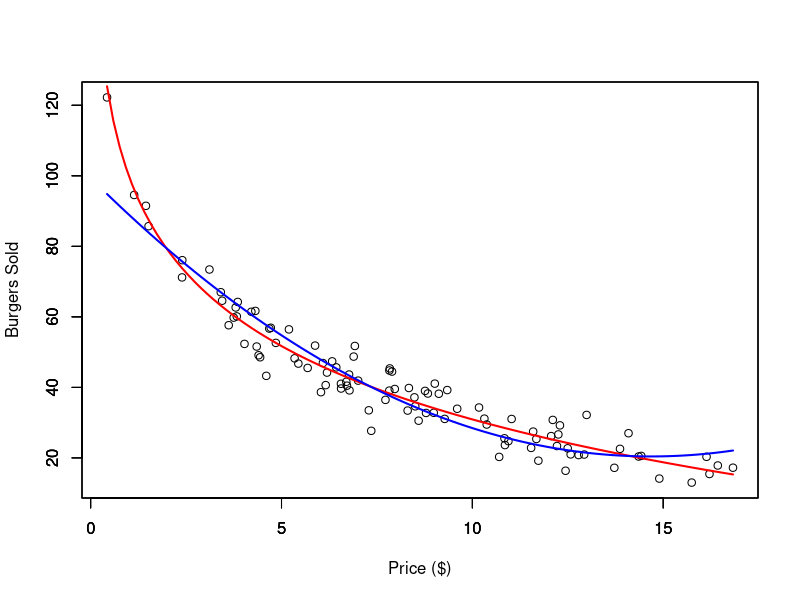
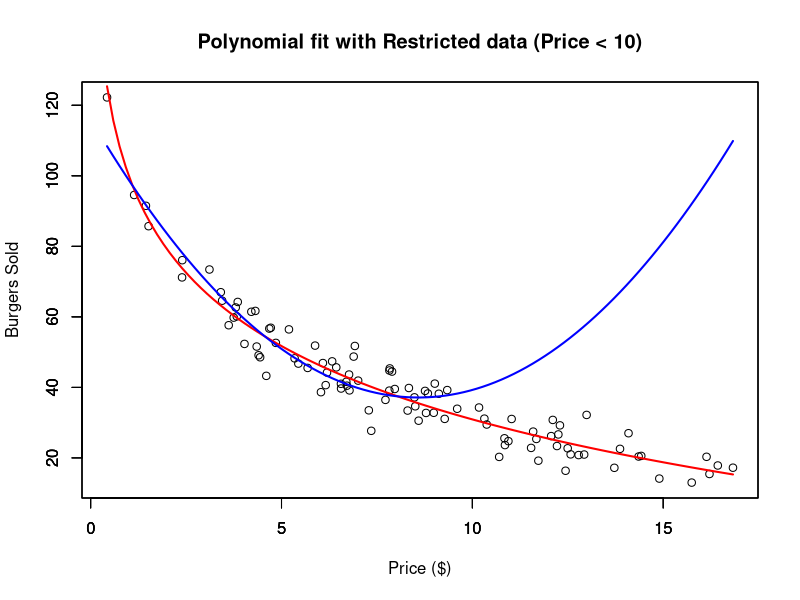

R code for these plots, in order:
## ---- chunk 1
dat <- read.csv("Burger Data.csv")

# Polynomial Regression Fit
outRegPol <- lm(Burgers ~ Price + I(Price^2), data = dat)

# Data Limits
xmin <- min(dat$Price)
xmax <- max(dat$Price)
ymin <- min(dat$Burgers)
ymax <- max(dat$Burgers)

# Scatter plot
plot(x = dat$Price,
     y = dat$Burgers,
     ylim = c(ymin, ymax),
     xlim = c(xmin, xmax),
     xlab = "Price ($)",
     ylab = "Burgers Sold")
par(new = TRUE)
# Plots real non-linear relationship
curve(expr = 100 - 30 * log(x),
      from = xmin,
      to   = xmax,
      ylim = c(ymin, ymax),
      xlim = c(xmin, xmax),
      xlab = "",
      ylab = "",
      col  = 'red',
      lwd  = 2)
par(new = TRUE)
# Plots approximated polynomial relationship
curve(expr = outRegPol$coefficients[1] + outRegPol$coefficients[2] * x + outRegPol$coefficients[3] * x^2,
      from = xmin,
      to   = xmax,
      ylim = c(ymin, ymax),
      xlim = c(xmin, xmax),
      xlab = "",
      ylab = "",
      col  = 'blue',
      lwd  = 2)
## ---- chunk 2
dat <- read.csv("Burger Data.csv")

# Select only Prices bellow 10 dollars
sel <- dat$Price < 10

datRes <- dat[sel, ]

# Polynomial Regression Fit
outRegPolRes <- lm(Burgers ~ Price + I(Price^2), data = datRes)

# Data Limits
xmin <- min(dat$Price)
xmax <- max(dat$Price)
ymin <- min(dat$Burgers)
ymax <- max(dat$Burgers)

# Scatter plot
plot(x = dat$Price,
     y = dat$Burgers,
     ylim = c(ymin, ymax),
     xlim = c(xmin, xmax),
     xlab = "Price ($)",
     ylab = "Burgers Sold",
     main = "Polynomial fit with Restricted data (Price < 10)")
par(new = TRUE)
# Plots real non-linear relationship
curve(expr = 100 - 30 * log(x),
      from = xmin,
      to   = xmax,
      ylim = c(ymin, ymax),
      xlim = c(xmin, xmax),
      xlab = "",
      ylab = "",
      col  = 'red',
      lwd  = 2)
par(new = TRUE)
# Plots approximated polynomial relationship
curve(expr = outRegPolRes$coefficients[1] + outRegPolRes$coefficients[2] * x + outRegPolRes$coefficients[3] * x^2,
      from = xmin,
      to   = xmax,
      ylim = c(ymin, ymax),
      xlim = c(xmin, xmax),
      xlab = "",
      ylab = "",
      col  = 'blue',
      lwd  = 2)
## ---- chunk 3
summary(outRegPolRes)
